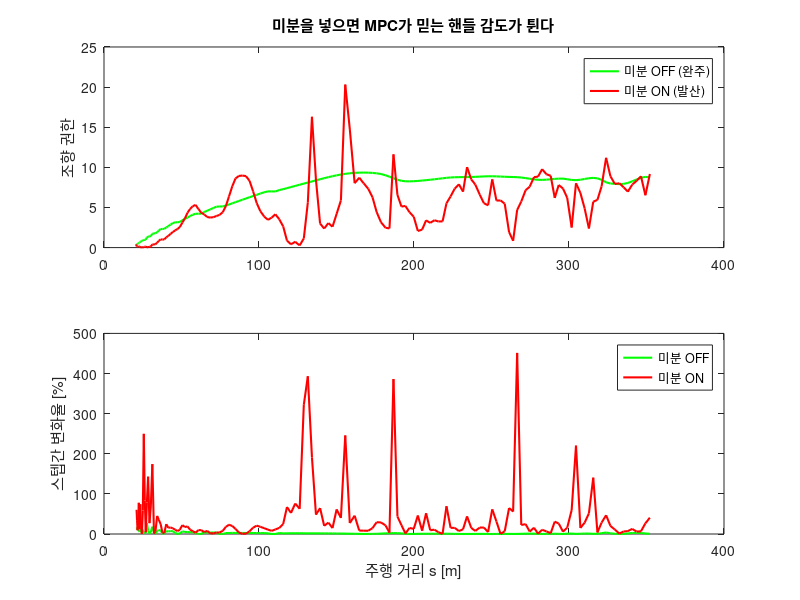

Recreate this plot in MATLAB.
% figT7 - 잔차 미분을 넣으면 MPC가 믿는 "핸들 감도"가 요동친다
%
% 변수 5개가 전부입니다 (모두 152x1 벡터):
%   s           주행 거리 [m]
%   auth_off    미분 OFF 일 때 MPC가 믿는 조향 권한
%   auth_on     미분 ON  일 때 MPC가 믿는 조향 권한
%   jitter_off  미분 OFF 일 때 직전 스텝 대비 변화율 [%]
%   jitter_on   미분 ON  일 때 직전 스텝 대비 변화율 [%]

load('figT7_simple.mat')

figure('Color','w')

% --- 위: 조향 권한 ---
subplot(2,1,1)
plot(s, auth_off, 'g', 'LineWidth', 1.5); hold on
plot(s, auth_on,  'r', 'LineWidth', 1.5)
ylabel('조향 권한')
legend('미분 OFF (완주)', '미분 ON (발산)')
title('미분을 넣으면 MPC가 믿는 핸들 감도가 튄다')

% --- 아래: 스텝간 요동 ---
subplot(2,1,2)
plot(s, jitter_off, 'g', 'LineWidth', 1.5); hold on
plot(s, jitter_on,  'r', 'LineWidth', 1.5)
xlabel('주행 거리 s [m]')
ylabel('스텝간 변화율 [%]')
legend('미분 OFF', '미분 ON')

% --- 숫자 출력 ---
fprintf('미분 OFF : 스텝간 변화 %.1f%%\n', median(jitter_off,'omitnan'))
fprintf('미분 ON  : 스텝간 변화 %.1f%%\n', median(jitter_on, 'omitnan'))
fprintf('=> %.0f배 더 요동\n', median(jitter_on,'omitnan')/median(jitter_off,'omitnan'))
